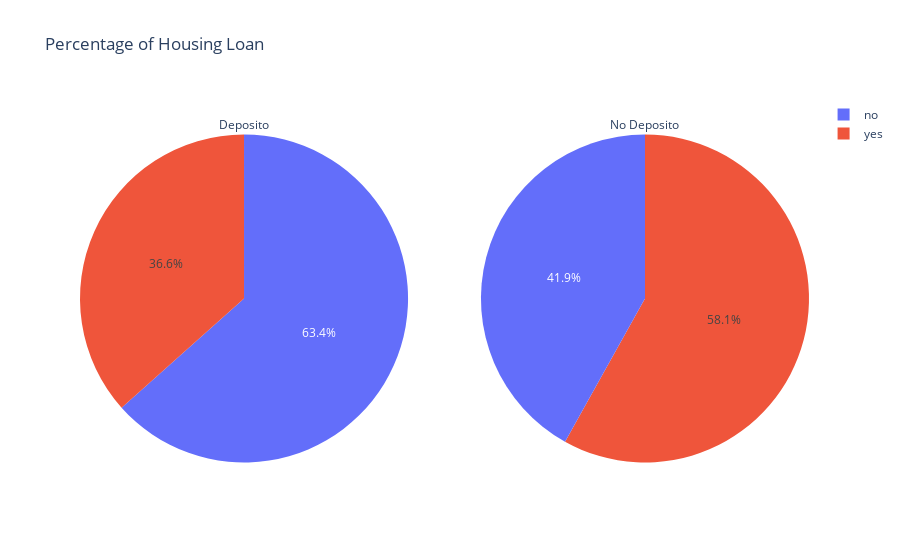

The notebook cell this image was saved under:
### Markdown cell above
## Perfil financiero

### Code cell
# 1. Generar pie charts para ver entre los que sí y no, los que tienen housing loan y los que no 
fig = make_subplots(rows = 1, cols = 2, specs = [[{'type':'domain'}, {'type':'domain'}]])
# Pie plot para ver los housing loan
fig.add_trace(go.Pie(labels = df_deposito['housing'].value_counts().index, values = df_deposito['housing'].value_counts().values, name = 'Deposito', title="Deposito"), row = 1, col = 1)
fig.add_trace(go.Pie(labels = df_no_deposito['housing'].value_counts().index, values = df_no_deposito['housing'].value_counts().values, name = 'No Deposito', title = "No Deposito"), row = 1, col = 2)
fig.update_layout(title = 'Percentage of Housing Loan')
fig.show()

### Figure 1 — Plotly figure (JSON) as saved in the notebook; plotly's stock layout.template omitted (floating-point values rounded to 4 significant figures)
{"data": [{"domain": {"x": [0, 0.45], "y": [0, 1]}, "labels": ["no", "yes"], "name": "Deposito", "title": {"text": "Deposito"}, "type": "pie", "values": [3354, 1935]}, {"domain": {"x": [0.55, 1], "y": [0, 1]}, "labels": ["yes", "no"], "name": "No Deposito", "title": {"text": "No Deposito"}, "type": "pie", "values": [23195, 16727]}], "layout": {"title": {"text": "Percentage of Housing Loan"}}}
